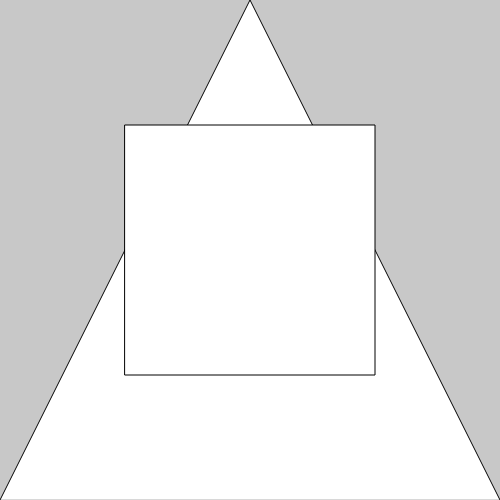
Frame 1 (no input)
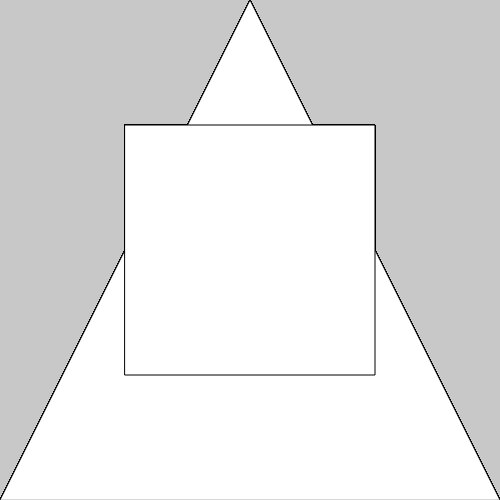
Frame 60 (no input)
Frame 120 (the mouse pressed at the canvas centre since frame 60): identical to frame 60, image omitted

The p5.js sketch that drew these frames (run headless with seeded random() and noise() and a simulated clock; from frame 60 on, the mouse is pressed at the canvas centre):

// p5.js sketch
// ── sketch.js
function setup() {
  createCanvas(500, 500);
  background(200);
}

function draw() {
  triangle(0, 500, 250, 0, 500, 500);
  rect(125, 125, 250, 250);
}
